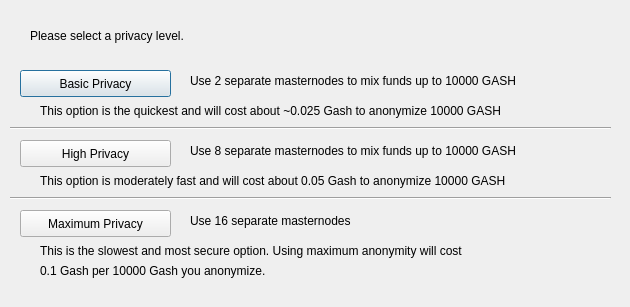
<?xml version="1.0" encoding="UTF-8"?>
<ui version="4.0">
 <class>ObfuscationConfig</class>
 <widget class="QDialog" name="ObfuscationConfig">
  <property name="geometry">
   <rect>
    <x>0</x>
    <y>0</y>
    <width>630</width>
    <height>307</height>
   </rect>
  </property>
  <property name="windowTitle">
   <string>Configure Obfuscation</string>
  </property>
  <widget class="QPushButton" name="buttonBasic">
   <property name="geometry">
    <rect>
     <x>20</x>
     <y>70</y>
     <width>151</width>
     <height>27</height>
    </rect>
   </property>
   <property name="text">
    <string>Basic Privacy</string>
   </property>
  </widget>
  <widget class="QPushButton" name="buttonHigh">
   <property name="geometry">
    <rect>
     <x>20</x>
     <y>140</y>
     <width>151</width>
     <height>27</height>
    </rect>
   </property>
   <property name="text">
    <string>High Privacy</string>
   </property>
  </widget>
  <widget class="QPushButton" name="buttonMax">
   <property name="geometry">
    <rect>
     <x>20</x>
     <y>210</y>
     <width>151</width>
     <height>27</height>
    </rect>
   </property>
   <property name="text">
    <string>Maximum Privacy</string>
   </property>
  </widget>
  <widget class="QLabel" name="label">
   <property name="geometry">
    <rect>
     <x>30</x>
     <y>20</y>
     <width>571</width>
     <height>31</height>
    </rect>
   </property>
   <property name="text">
    <string>Please select a privacy level.</string>
   </property>
  </widget>
  <widget class="QLabel" name="label_2">
   <property name="geometry">
    <rect>
     <x>190</x>
     <y>70</y>
     <width>421</width>
     <height>21</height>
    </rect>
   </property>
   <property name="text">
    <string>Use 2 separate masternodes to mix funds up to 10000 GASH</string>
   </property>
  </widget>
  <widget class="QLabel" name="label_3">
   <property name="geometry">
    <rect>
     <x>190</x>
     <y>140</y>
     <width>411</width>
     <height>21</height>
    </rect>
   </property>
   <property name="text">
    <string>Use 8 separate masternodes to mix funds up to 10000 GASH</string>
   </property>
  </widget>
  <widget class="QLabel" name="label_4">
   <property name="geometry">
    <rect>
     <x>190</x>
     <y>210</y>
     <width>421</width>
     <height>21</height>
    </rect>
   </property>
   <property name="text">
    <string>Use 16 separate masternodes</string>
   </property>
  </widget>
  <widget class="QLabel" name="label_6">
   <property name="geometry">
    <rect>
     <x>40</x>
     <y>100</y>
     <width>561</width>
     <height>21</height>
    </rect>
   </property>
   <property name="text">
    <string>This option is the quickest and will cost about ~0.025 Gash to anonymize 10000 GASH</string>
   </property>
  </widget>
  <widget class="QLabel" name="label_7">
   <property name="geometry">
    <rect>
     <x>40</x>
     <y>170</y>
     <width>561</width>
     <height>21</height>
    </rect>
   </property>
   <property name="text">
    <string>This option is moderately fast and will cost about 0.05 Gash to anonymize 10000 GASH</string>
   </property>
  </widget>
  <widget class="QLabel" name="label_8">
   <property name="geometry">
    <rect>
     <x>40</x>
     <y>240</y>
     <width>561</width>
     <height>21</height>
    </rect>
   </property>
   <property name="text">
    <string>This is the slowest and most secure option. Using maximum anonymity will cost</string>
   </property>
  </widget>
  <widget class="QLabel" name="label_9">
   <property name="geometry">
    <rect>
     <x>40</x>
     <y>260</y>
     <width>561</width>
     <height>21</height>
    </rect>
   </property>
   <property name="text">
    <string>0.1 Gash per 10000 Gash you anonymize.</string>
   </property>
  </widget>
  <widget class="Line" name="line">
   <property name="geometry">
    <rect>
     <x>10</x>
     <y>120</y>
     <width>601</width>
     <height>16</height>
    </rect>
   </property>
   <property name="orientation">
    <enum>Qt::Horizontal</enum>
   </property>
  </widget>
  <widget class="Line" name="line_2">
   <property name="geometry">
    <rect>
     <x>10</x>
     <y>190</y>
     <width>601</width>
     <height>16</height>
    </rect>
   </property>
   <property name="orientation">
    <enum>Qt::Horizontal</enum>
   </property>
  </widget>
 </widget>
 <resources/>
 <connections/>
</ui>
